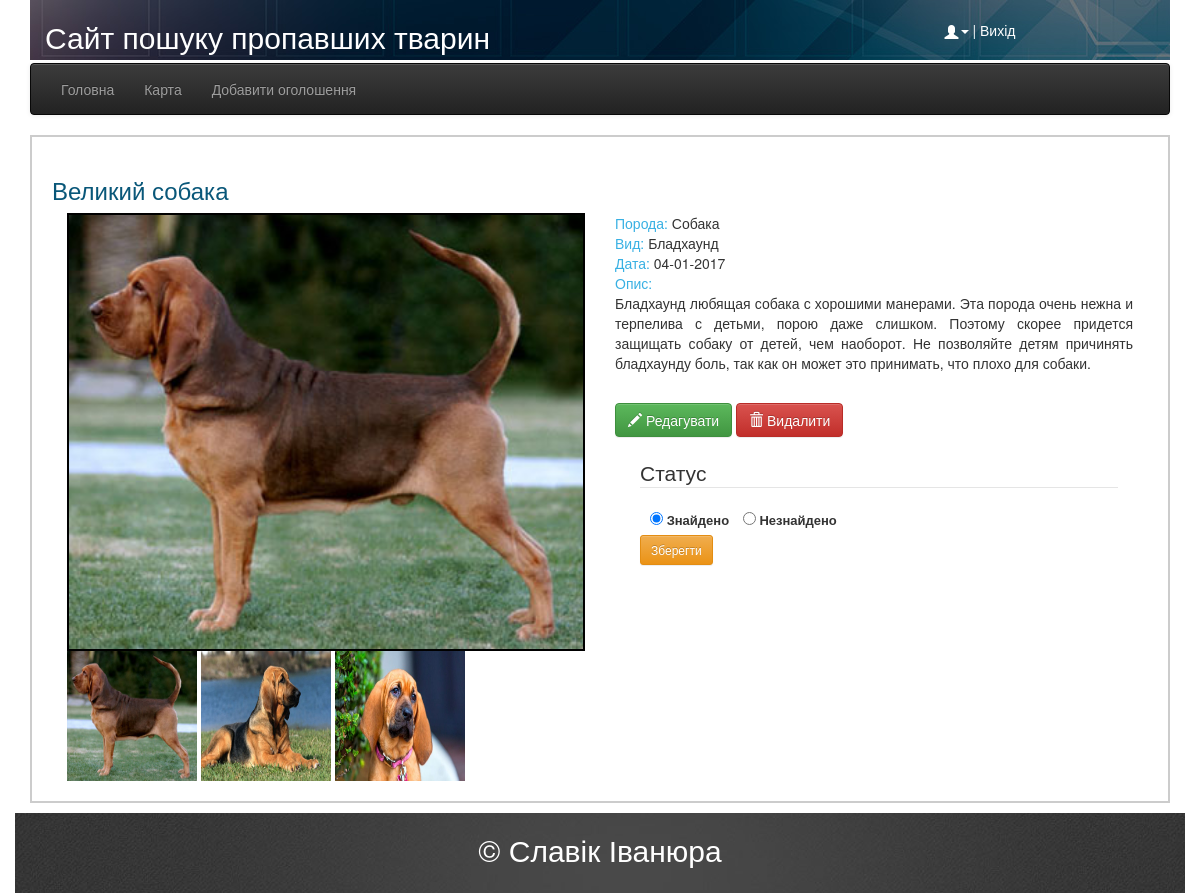
/posterViewUser?id=202 (signed in), run on the app's committed database.
### tables this page shows
CREATE TABLE IF NOT EXISTS `poster` (
  `id` int(255) NOT NULL AUTO_INCREMENT,
  `title` varchar(255) NOT NULL,
  `name` varchar(255) NOT NULL,
  `animal_id` int(10) NOT NULL,
  `breed_id` int(10) NOT NULL,
  `description` varchar(400) NOT NULL,
  `address` varchar(255) NOT NULL,
  `date` int(11) NOT NULL,
  `user_id` int(10) NOT NULL,
  `is_active` tinyint(1) NOT NULL,
  `coordinates_id` int(11) NOT NULL,
  PRIMARY KEY (`id`),
  KEY `id_user` (`user_id`),
  KEY `kind_of_animal_id` (`animal_id`),
  KEY `kind_of_animal_id_2` (`animal_id`),
  KEY `kind_of_animal_id_3` (`animal_id`),
  KEY `kind_of_animal_id_4` (`animal_id`),
  KEY `kind_of_animal_id_5` (`animal_id`),
  KEY `breed_id` (`breed_id`),
  KEY `coordinates` (`coordinates_id`)
);

CREATE TABLE IF NOT EXISTS `poster_foto` (
  `id` int(10) NOT NULL AUTO_INCREMENT,
  `url` varchar(255) NOT NULL,
  `animal_id` int(10) NOT NULL,
  PRIMARY KEY (`id`),
  KEY `Id_animal` (`animal_id`)
);

CREATE TABLE IF NOT EXISTS `animal` (
  `id` int(10) NOT NULL AUTO_INCREMENT,
  `title` varchar(255) NOT NULL,
  PRIMARY KEY (`id`)
);

CREATE TABLE IF NOT EXISTS `animal_breed` (
  `id` int(10) NOT NULL AUTO_INCREMENT,
  `title` varchar(255) NOT NULL,
  `animal_id` int(10) NOT NULL,
  PRIMARY KEY (`id`),
  KEY `id` (`id`),
  KEY `kind_of_animal_id` (`animal_id`),
  KEY `kind_of_animal_id_2` (`animal_id`)
);

### class/Db.php (called while the page is built, shortened)
<?php
class Db{
	public static function findOne($tableName, $attributes = []){
		$pattern = 'SELECT * FROM %s %s LIMIT 1';
		$lines = [];
		foreach ($attributes as $k=>$v) {
			$lines[] = sprintf('%s = "%s"', $k, $v);
		}
		$where 	= implode(' AND ', $lines);
		if (!empty($where)) {
			$where = 'WHERE ' . $where;
		}
		$sql 	= sprintf($pattern, $tableName, $where);
		$result = mysql_query($sql) or die("Query: <b>$sql</b> is failed!!!");
		$row 	=  mysql_fetch_assoc($result);
		return $row;
	}
	public static function findAll($tableName, $attributes = []){
		$pattern = 'SELECT * FROM %s %s';
		$lines = [];
		foreach ($attributes as $k=>$v) {
			$lines[] = sprintf('%s = "%s"', $k, $v);
		}
		$where 	= implode(' AND ', $lines);
		if (!empty($where)) {
			$where = 'WHERE ' . $where;
		}
		$sql 	= sprintf($pattern, $tableName, $where);
		$data = [];
        $result = mysql_query($sql);
		$row = mysql_fetch_assoc($result);
		do{
			$data[] = $row;
		} while($row = mysql_fetch_assoc($result));
		return $data;
	}
}

### templates/posterViewUser.php (the view, shortened to what this page needs)
<?php
	$list  = Db::findOne('poster',  ['id'=>$_GET['id']]);
	$image = Db::findAll('poster_foto', ['animal_id'=>$list['id']]);
	$animal = Db::findOne('animal', ['id'=>$list['animal_id']]);
	$animal_breed = Db::findOne('animal_breed', ['id'=>$list['breed_id']]);
	if($list['is_active']){
		$avtive = "checked='checked'";
		$an_active = "";
	}else{
		$avtive = "";
		$an_active = "checked='checked'";
	}
?>
	<div class="view col-md-12"  id="view">
			<div class="title">
				<strong><h3><?=$list['title']?></h3></strong>
			</div>
		<div class="col-md-6" >
			<div id="image" >
				<img src="../image/Data/upload/<?=$image[0]["url"]?>" width=100%, height=100%>
			</div>
			<div id="images" >
				<?php foreach($image as $k=>$img):?>
					<img src="../image/Data/upload/<?=$img["url"]?>" width=130px, height=130px>
				<?php endforeach;?>
			</div>
		</div>
			<div class="col-md-6">
				<div>
					<span style="color:#38b0e3">Порода:  </span><?=$animal["title"]?><br/>
					<span style="color:#38b0e3">Вид:     </span><?=$animal_breed["title"]?><br/>
					<span style="color:#38b0e3">Дата:    </span><?=date("d-m-Y",$list["date"])?><br/>
					<span style="color:#38b0e3">Опис:    </span><p><?=$list['description']?></p>
				</div>
				<div>
					<a href="/animalsAdit?id=<?=$_GET['id']?>"><button type="button" class="btn btn-success"><span class="glyphicon glyphicon-pencil"></span> Редагувати</button></a>
					<button id ="delete" type="button" class="btn btn-danger" ><span class="glyphicon glyphicon-trash"></span> Видалити</button></br>
				</div>
				<div id="status">
					<legend> Статус </legend>
					<input type="radio" name="status" <?=$avtive?>" value="1">
					<label for="1">Знайдено</label>
					<input type="radio" name="status" <?=$an_active?>"  value="0">
					<label for="0">Незнайдено</label></br>
					<button type="button" id="is_active" class="btn btn-warning btn-sm">Зберегти</button>
				</div>
			</div>
	</div>

### styles/style.css (style rules this page uses)
BODY a { color: #FFFFFF; }
#view { height: 140%; width: 1140px; left: 15px; padding: 20px; border: 2px solid #CCC; background-color:#FFF }
#status { display: block; cursor: pointer; position: relative; padding-left: 25px; margin-right: 15px; font-size: 13px; }
#status input { margin-left:10px; }
.view p { text-align: justify; }
#image { border: 2px solid black; }
.title { color:#095779; margin-bottom: 10px; }

### data on the page
poster: title "Великий собака", date "04-01-2017", description "Бладхаунд любящая собака с хорошими манерами. Эта порода очень нежна и терпелива с детьми, порою даже слишком. Поэтому скорее придется защищать собаку от детей, чем наоборот. Не позволяйте детям причинять бладхаунду боль, так как он может это принимать, что плохо для собаки."
poster_foto: url (picture)
poster_foto: url (picture)
poster_foto: url (picture)
animal: title "Собака"
animal_breed: title "Бладхаунд"
